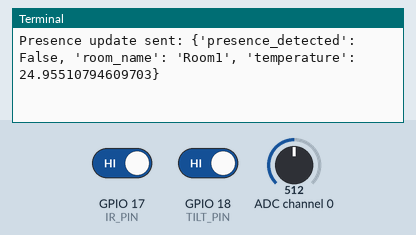
This program was run on a simulated Raspberry Pi (BCM pin numbers). On the bench: the last lines printed to the terminal. The test bench sets the inputs (shaded band); at power-on: GPIO 17 (IR_PIN) HIGH, GPIO 18 (TILT_PIN) HIGH, ADC channel 0 = 512 (analog values on the 0–1023 scale). Web requests get an empty 200 reply after 0.4 s.

Above: at 1.2 s.
1.3 s: GPIO 17 (IR_PIN) driven LOW
At 2.4 s:
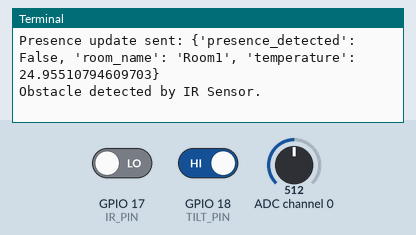
12.3 s: GPIO 18 (TILT_PIN) driven LOW
At 14.0 s:
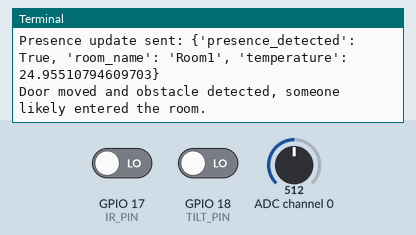
22.7 s: GPIO 17 (IR_PIN) driven HIGH
At 23.5 s:
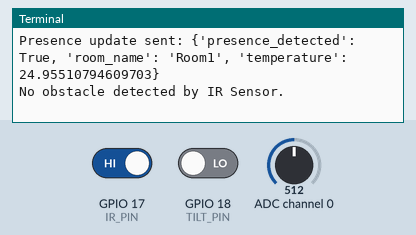
33.1 s: GPIO 18 (TILT_PIN) driven HIGH
At 34.6 s:
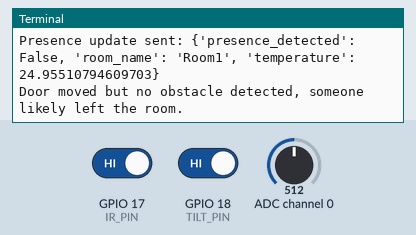
43.5 s: ADC channel 0 set to 716
At 53.6 s:
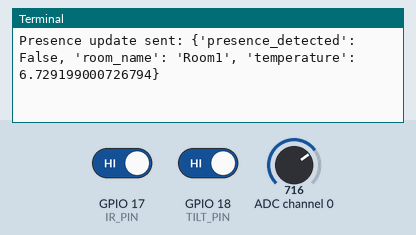
53.9 s: ADC channel 0 set to 900
At 63.9 s:
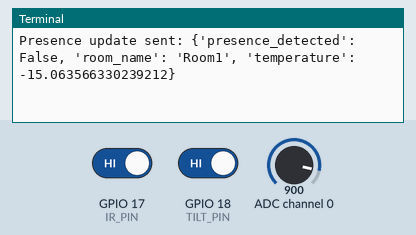
Timing chart, 0 to 65.3 s (numbered marks = the images above; inputs shaded):
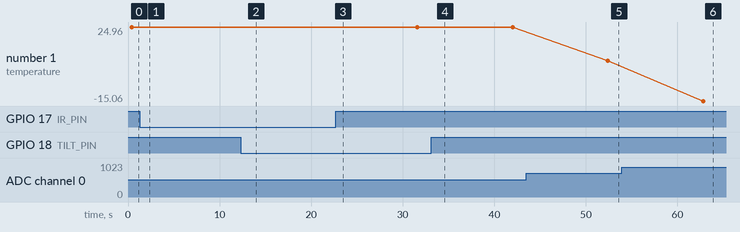

Measured:
- after the input at 1.3 s, the terminal: prints a new line at once (image 1)
- after the input at 12.3 s, the terminal: prints a new line after 1.0 s (image 2)
- after the input at 22.7 s, the terminal: prints a new line at once (image 3)
- after the input at 33.1 s, the terminal: prints a new line after 1.0 s (image 4)
- after the input at 43.5 s, the terminal: prints a new line after 8.9 s (image 5)
- after the input at 53.9 s, the terminal: prints a new line after 8.9 s (image 6)
- plotted number 1: 24.96 → 6.73 after the input at 43.5 s, 6.73 → -15.06 after the input at 53.9 s

The program:

sensory.py
```python
import RPi.GPIO as GPIO
import time
import requests
import spidev  # Required for interfacing with ADC
import math  # For temperature calculation

# Set up GPIO mode to use Broadcom (BCM) pin numbering
GPIO.setmode(GPIO.BCM)

# Define GPIO pin numbers for the IR sensor and Tilt-switch
IR_PIN = 17  # IR sensor pin, adjust based on your wiring
TILT_PIN = 18  # Tilt-switch pin, adjust based on your wiring

# Setup GPIO pins as input
GPIO.setup(IR_PIN, GPIO.IN)  # Set IR sensor pin as input
GPIO.setup(TILT_PIN, GPIO.IN, pull_up_down=GPIO.PUD_UP)  # Set Tilt-switch pin as input with pull-up resistor

# Setup SPI for ADC communication (e.g., MCP3008)
spi = spidev.SpiDev()  # Create an SPI object
spi.open(0, 0)  # Open SPI bus 0, device 0
spi.max_speed_hz = 1350000  # Set SPI speed to 1.35 MHz

# Define the URL to send the sensor data and the room name
SENSOR_URL = "https://ssod.ademartutor.com/sensor"  # URL to send POST requests
ROOM_NAME = "Room1"  # Replace with the actual room name

# Initialize a variable to track if presence is detected
presence_detected = False

# Function to read data from the ADC channel (connected to the thermistor)
def read_adc(channel):
    adc = spi.xfer2([1, (8 + channel) << 4, 0])  # Send SPI command to read from the specified channel
    data = ((adc[1] & 3) << 8) + adc[2]  # Combine the two bytes of data received from the ADC
    return data

# Function to convert the ADC value to temperature in Celsius
def convert_to_temperature(adc_value):
    # Calculate the resistance of the thermistor based on the ADC value
    resistance = (1023 / adc_value) - 1
    resistance = 10000 / resistance  # Assume a 10k ohm resistor

    # Convert the resistance to temperature using the Steinhart-Hart equation
    temperature_c = (1 / (0.001129148 + (0.000234125 * (math.log(resistance))) + (0.0000000876741 * (math.log(resistance))**3))) - 273.15
    return temperature_c

# Callback function for the IR sensor
def infrared_callback(channel):
    global presence_detected
    if GPIO.input(IR_PIN) == GPIO.LOW:  # If the IR sensor detects an obstacle
        print("Obstacle detected by IR Sensor.")
        presence_detected = True  # Update presence status to True
    else:
        print("No obstacle detected by IR Sensor.")
        presence_detected = False  # Update presence status to False

# Callback function for the Tilt-switch
def tilt_callback(channel):
    global presence_detected
    time.sleep(1)  # Small delay to account for door movement
    if GPIO.input(IR_PIN) == GPIO.LOW:  # Check if the IR sensor detects an obstacle after door movement
        print("Door moved and obstacle detected, someone likely entered the room.")
        presence_detected = True  # Update presence status to True
    else:
        print("Door moved but no obstacle detected, someone likely left the room.")
        presence_detected = False  # Update presence status to False

# Setup GPIO event detection for the IR sensor and Tilt-switch
GPIO.add_event_detect(IR_PIN, GPIO.BOTH, callback=infrared_callback)  # Detect both rising and falling edges on IR_PIN
GPIO.add_event_detect(TILT_PIN, GPIO.BOTH, callback=tilt_callback)  # Detect both rising and falling edges on TILT_PIN

# Function to send presence update to the server
def send_presence_update():
    adc_value = read_adc(0)  # Read the ADC value from channel 0 (where the thermistor is connected)
    temperature = convert_to_temperature(adc_value)  # Convert ADC value to temperature

    # Prepare the data to send as JSON
    data = {
        'presence_detected': presence_detected,  # Current presence status
        'room_name': ROOM_NAME,  # Name of the room
        'temperature': temperature  # Temperature in the room
    }
    # Send the data as a POST request to the server
    requests.post(SENSOR_URL, json=data)
    print(f"Presence update sent: {data}")

# Main loop to periodically send presence updates
try:
    while True:
        send_presence_update()  # Send presence update
        time.sleep(10)  # Wait 10 seconds before sending the next update
except KeyboardInterrupt:
    GPIO.cleanup()  # Clean up GPIO settings on exit (e.g., Ctrl+C)
```
